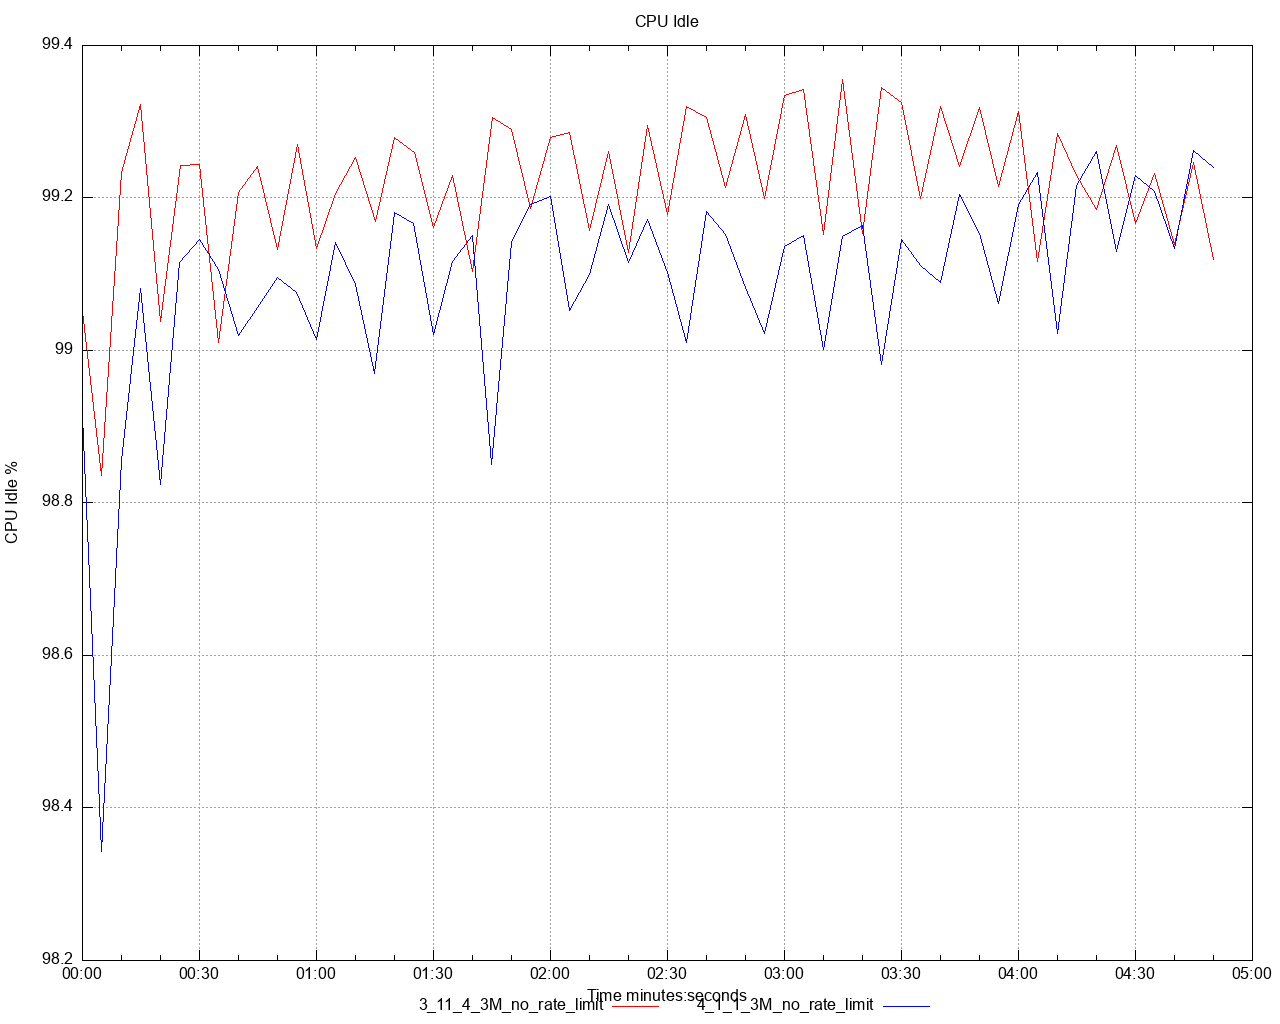

Recreate this plot in gnuplot.
set title 'CPU Idle' noenhanced
set style data lines
set datafile separator ","
set terminal png size 1280,1024
set grid
set key below
set xdata time
set timefmt "%s"
offset = 0
t0(x)=(offset=($0==0) ? x : offset, x - offset)
set xlabel 'Time minutes:seconds'
set ylabel 'CPU Idle %'
set output '/Users/ahmet.mircik/simulator/tests/report_3M_no_rate_limit/dstat/cpu_idle_A2.png'
plot \
   '/Users/ahmet.mircik/simulator/tests/report_3M_no_rate_limit/data/cpu_idle_A2_1.data' using (t0(timecolumn(1))):2 title "3_11_4_3M_no_rate_limit" noenhanced lt rgb "red", \
   '/Users/ahmet.mircik/simulator/tests/report_3M_no_rate_limit/data/cpu_idle_A2_2.data' using (t0(timecolumn(1))):2 title "4_1_1_3M_no_rate_limit" noenhanced lt rgb "blue", \
